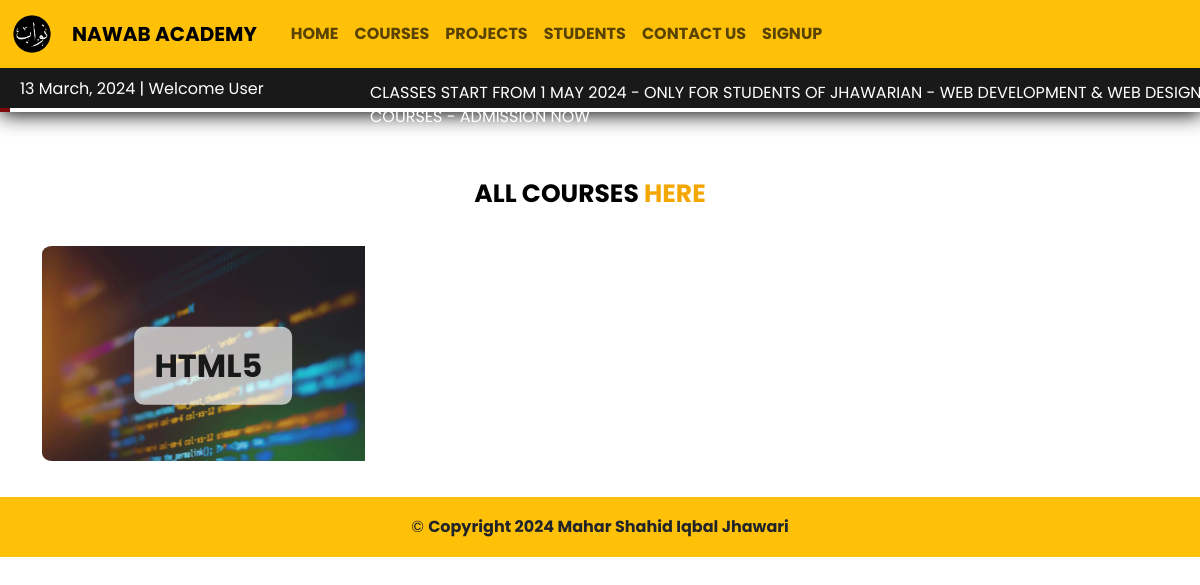
/courses.php, run on an earlier commit of the app's database.
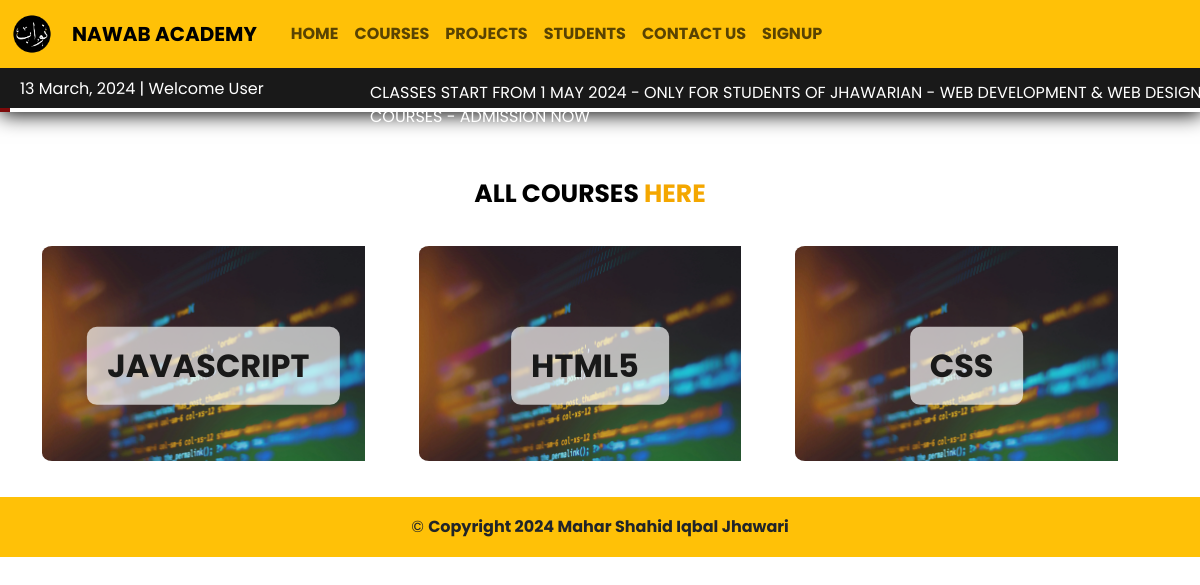
And on a later commit of the database.
### tables this page shows
CREATE TABLE `categories` (
  `id` int(11) NOT NULL,
  `categories` varchar(255) NOT NULL,
  `status` tinyint(4) NOT NULL
);

### courses.php (the view)
<?php require('top.php'); ?>
<div class="domain">
  <div class="titlepage text_align_center">
    <h2 style="margin-top: 30px;">ALL COURSES <span class="blue_light">HERE</span></h2>
  </div>
</div>
<div class="container">
  <div class="row">
    <?php
    foreach ($cat_arr as $list) {
    ?>
      <div class="col-md-4">
        <div class="product-box crs-box">
          <div class="image-wrapper">
            <a href="categories.php?id=<?php echo $list['id']?>"><img src="img/course-bg.webp" alt="Product Image" class="product-img"></a>
            <div class="text-overlay">
              <h2><a href="categories.php?id=<?php echo $list['id']?>"><?php echo $list['categories']?></a></h2>
            </div>
          </div>
        </div>
      </div>
    <?php
    }
    ?>
  </div>
</div>
<?php require('footer.php'); ?>

### top.php (shortened to what this page needs)
<?php
require('connection.inc.php');
$cat_res = mysqli_query($con, "select * from categories where status=1 order by categories DESC");
$cat_arr = array();
while ($row = mysqli_fetch_assoc($cat_res)) {
  $cat_arr[] = $row;
}
?>
<!DOCTYPE html>
<html lang="en">
<head>
  <link href="https://cdn.jsdelivr.net/npm/bootstrap@5.3.3/dist/css/bootstrap.min.css" rel="stylesheet">
  <link rel="stylesheet" href="https://cdnjs.cloudflare.com/ajax/libs/font-awesome/6.0.0-beta3/css/all.min.css">
  <link rel="stylesheet" href="css/styles.css">
  <link rel="stylesheet" href="css/responsive.css">
</head>
<body>
  <header>
    <nav class="navbar navbar-expand-lg navbar-light bg-warning">
      <div class="container-fluid">
        <a href="index.php"><img src="img/logo_bg_remove.webp" alt="NAWAB LOGO" title="NAWAB ACADEMY - Jhawarian, Sargodha, Punjab, Pakistan" width="50px"></a>
        <a class="navbar-brand" href="index.php" title="NAWAB ACADEMY - Jhawarian, Sargodha, Punjab, Pakistan"><b>NAWAB ACADEMY</b></a>
        <div class="collapse navbar-collapse" id="navbarSupportedContent">
          <ul class="navbar-nav me-auto mb-2 mb-lg-0">
            <li class="nav-item active">
              <a class="nav-link" href="index.php"><b>HOME</b></a>
            </li>
            <li class="nav-item">
              <a class="nav-link" href="courses.php"><b>COURSES</b></a>
            </li>
            <li class="nav-item">
              <a class="nav-link" href="coming_soon.php"><b>PROJECTS</b></a>
            </li>
            <li class="nav-item">
              <a class="nav-link" href="students.php"><b>STUDENTS</b></a>
            </li>
            <li class="nav-item">
              <a class="nav-link" href="contactus.php"><b>CONTACT US</b></a>
            </li>
            <li class="nav-item">
              <?php if (isset($_SESSION['USER_LOGIN'])) {
                echo '<a href="logout.php" class="nav-link"><b>LOGOUT</b></a>';
              } else {
                echo '<a href="login.php" class="nav-link"><b>SIGNUP</b></a>';
              }
              ?>
            </li>
          </ul>
        </div>
      </div>
    </nav>
    <div id="header2">
      <p><?php echo date('d F, Y'); ?> | Welcome <?php if (isset($_SESSION['USER_LOGIN'])) { ?>
          <?php echo $_SESSION['USER_NAME'] ?>
        <?php
                                                  } else {
                                                    echo 'User';
                                                  } ?></p>
    </div>
    <div id="progress"></div>
  </header>
  <marquee id="news" behavior="" scrollamount="13">CLASSES START FROM 1 MAY 2024 - ONLY FOR STUDENTS OF JHAWARIAN - WEB DEVELOPMENT & WEB DESIGNING COURSES - ADMISSION NOW</marquee>

### footer.php (shortened to what this page needs)
  <footer class="bg-warning text-dark text-center py-3">
    <div class="container">
      &copy; <b>Copyright <?php echo date('Y')?> Mahar Shahid Iqbal Jhawari</b>
    </div>
  </footer>
  <link rel="stylesheet" href="https://cdnjs.cloudflare.com/ajax/libs/font-awesome/5.15.4/css/fontawesome.min.css">
</body>
</html>

### css/styles.css (style rules this page uses)
body { font-family: 'Poppins', sans-serif }
html { scroll-behavior: smooth }
header { position: sticky; top: 0; z-index: 2; box-shadow: 1px 1px 20px 1px #000 }
.product-box { position: relative; text-align: center; }
.image-wrapper { position: relative; width: 100%; max-width: 400px; height: auto; margin: 0 auto; }
.product-img { display: block; width: 100%; height: auto; }
.text-overlay { position: absolute; top: 50%; left: 50%; transform: translate(-50%, -50%); background-color: rgba(255, 255, 255, 0.672); padding: 20px; border-radius: 10px; }
.text-overlay h2, .text-overlay p { margin: 0; }
.text-overlay h2 a { text-decoration: none; text-transform: uppercase; font-weight: bold; color: #191919; }
#progress { background-color: #7D0A0A; height: -1px; width: 0; }
.titlepage { padding-bottom: 10px }
.titlepage h2 { font-size: 25px; color: #000; line-height: 40px; font-weight: bolder; padding: 0; display: inline-block; text-transform: uppercase }
.blue_light { color: #f4a700 }
.domain { background: #fff; padding-top: 30px }
.text_align_center { text-align: center }
.inner-css, img { border-radius: 10px }
#header2 { background: #191919; width: 100%; height: 40px; }
#header2 p { margin-left: 20px; margin-top: 7px; color: #fff; }
#news { color: white; position: fixed; z-index: 2; width: 77%; transform: translateY(-33px); margin-left: 370px; }

### css/responsive.css (style rules this page uses)
@media screen and (min-width: 992px) { nav, div, a, img { padding: 2px 0; padding-right: 10px } }

What changed in the data, as far as the page shows it:
added categories: categories "JAVASCRIPT"
added categories: categories "CSS"
